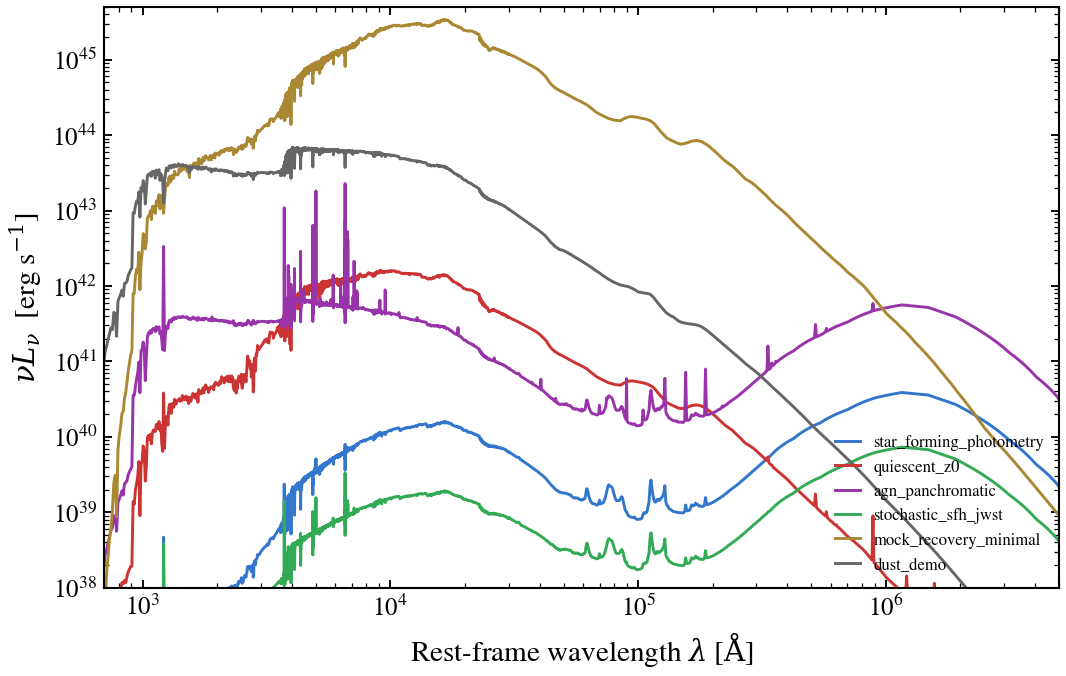

This figure's Python source:
"""
What each shipped tengri recipe produces
==========================================

``tengri.recipes`` ships several curated starting-point model configs
that map common astronomer use-cases onto the nested-dict ``SEDModel.build``
grammar. This card overlays the rest-frame SED of every shipped recipe
so users can pick by eye:

- ``star_forming_photometry`` — broadband photometric fit of a typical SF galaxy
- ``quiescent_z0``           — old red passively-evolving system
- ``agn_panchromatic``       — composable AGN + host
- ``stochastic_sfh_jwst``    — IFT correlated-field SFH for high-z JWST data
- ``mock_recovery_minimal``  — smallest model usable for parameter-recovery tests
- ``dust_demo``              — emphasis on dust attenuation + emission

Each is built with no overrides and evaluated at default parameter values.
"""

import os

os.environ["TF_CPP_MIN_LOG_LEVEL"] = "2"  # suppress XLA/PjRt C++ INFO+WARNING logs

import warnings

import jax
import matplotlib.pyplot as plt
import numpy as np

import tengri
from tengri import recipes
from tengri.analysis.plotting import setup_style

setup_style()
warnings.filterwarnings("ignore", message=".*BakedInBackend.*")
warnings.filterwarnings("ignore", message=".*wNE.*")

C_AA_PER_S = 2.998e18

BARE = tengri.load_ssp("fsps_prsc_miles_chabrier")
SSPS = {
    "star_forming_photometry": BARE,
    "quiescent_z0": BARE,
    "agn_panchromatic": BARE,
    "stochastic_sfh_jwst": BARE,
    "mock_recovery_minimal": BARE,
    "dust_demo": BARE,
}
RECIPE_FNS = [
    ("star_forming_photometry", recipes.star_forming_photometry, "#3377cc"),
    ("quiescent_z0", recipes.quiescent_z0, "#cc3333"),
    ("agn_panchromatic", recipes.agn_panchromatic, "#9933aa"),
    ("stochastic_sfh_jwst", recipes.stochastic_sfh_jwst, "#33aa55"),
    ("mock_recovery_minimal", recipes.mock_recovery_minimal, "#aa8833"),
    ("dust_demo", recipes.dust_demo, "#666666"),
]

fig, ax = plt.subplots(figsize=(7.4, 4.8))

for name, recipe_fn, color in RECIPE_FNS:
    try:
        model = tengri.SEDModel.build(ssp_data=SSPS[name], **recipe_fn())
    except Exception as exc:
        print(f"skip {name}: {type(exc).__name__}: {exc}")
        continue
    p = dict(model.spec.sample(jax.random.PRNGKey(0)))
    out = model.predict_rest_sed(p)
    wave = np.asarray(out.wavelength)
    nu_l_nu = C_AA_PER_S / wave * np.asarray(out.sed)
    ax.loglog(wave, nu_l_nu, color=color, lw=1.4, label=name)

ax.set(
    xlim=(700, 5e6),
    ylim=(1e38, 5e45),
    xlabel=r"Rest-frame wavelength $\lambda$ [$\mathrm{\AA}$]",
    ylabel=r"$\nu L_\nu$  [erg s$^{-1}$]",
)
ax.legend(frameon=False, fontsize=8, loc="lower right")

fig.tight_layout()
plt.savefig("plot_recipe_compare.png", dpi=150, bbox_inches="tight")
